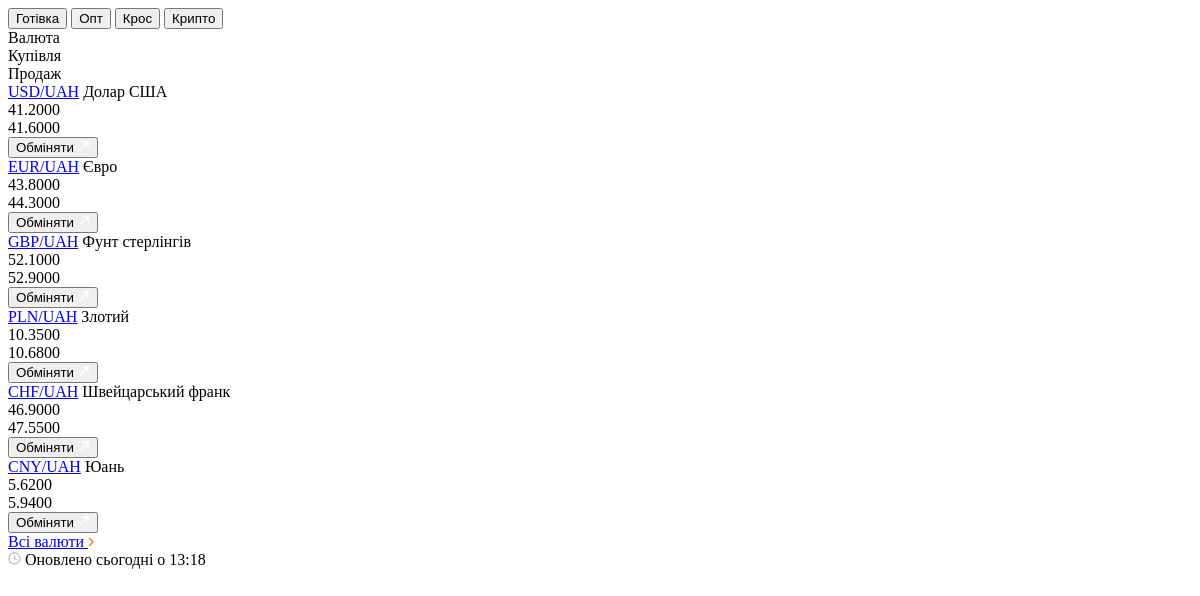
/partials/rates/, run on an earlier commit of the app's database.
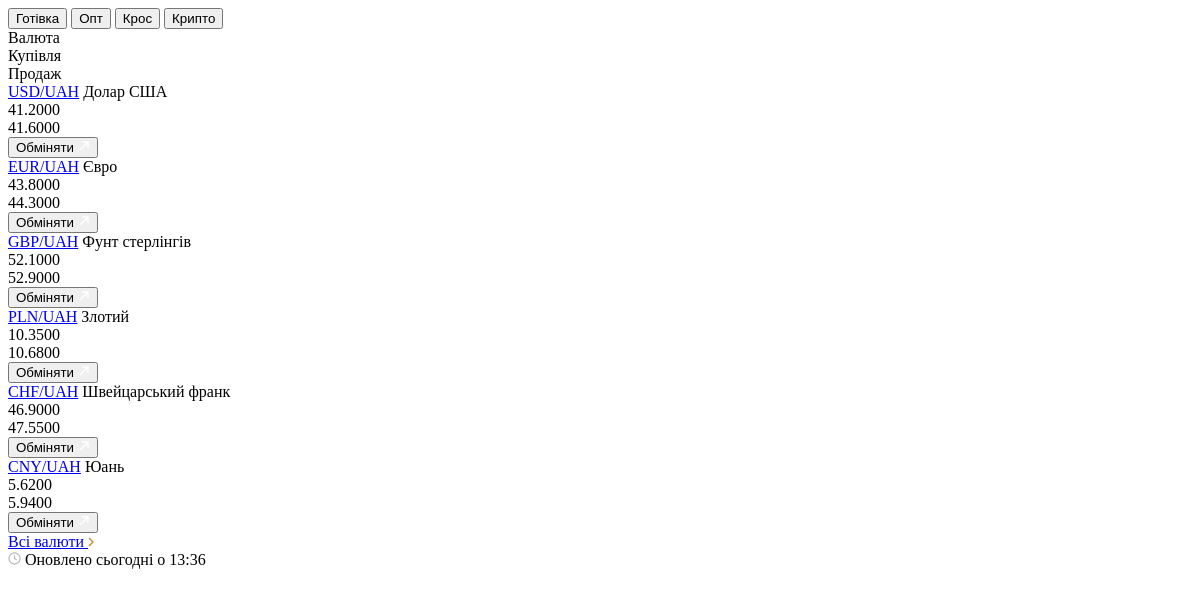
And on a later commit of the database.
### src/rates/models.py (models this page shows, shortened)
class Quote(models.Model):
    pair = models.ForeignKey(
        CurrencyPair,
        on_delete=models.CASCADE,
        related_name='quotes',
        verbose_name='Пара',
    )
    board = models.CharField(
        'Дошка',
        max_length=16,
        choices=RateBoard.choices,
        default=RateBoard.RETAIL,
    )
    city = models.ForeignKey(
        City,
        on_delete=models.CASCADE,
        related_name='quotes',
        verbose_name='Місто',
        null=True,
        blank=True,
        help_text='Порожньо = глобальний курс',
    )
    buy = models.DecimalField('Купівля', max_digits=14, decimal_places=4)
    sell = models.DecimalField('Продаж', max_digits=14, decimal_places=4)
    updated_at = models.DateTimeField('Оновлено', default=timezone.now)
    is_active = models.BooleanField('Активний', default=True)
    class Meta:
        ordering = ['pair__sort_order', 'pair__code']
        verbose_name = 'Курс'
        verbose_name_plural = 'Курси'
        constraints = [
            models.UniqueConstraint(
                fields=['pair', 'board', 'city'],
                name='uniq_quote_pair_board_city',
            ),
        ]

### src/core/views.py (the view)
# urls.py: path('partials/rates/', views.rates_partial, name='rates_partial'),
def rates_partial(request):
    board = request.GET.get('board', RateBoard.RETAIL)
    if board not in RateBoard.values:
        board = RateBoard.RETAIL
    rows, updated_at = get_quotes_for_city(request.city, board)
    home_compact = request.GET.get('home') == '1'
    if home_compact and board == RateBoard.RETAIL:
        preferred = {'USD': 0, 'EUR': 1, 'PLN': 2}
        rows = sorted(
            rows,
            key=lambda r: preferred.get(r['pair'].code.split('/')[0], 90),
        )
    return render(request, 'partials/rates_table.html', {
        'rate_rows': rows,
        'rate_updated_at': updated_at,
        'active_board': board,
        'boards': RateBoard.choices,
        'hide_full_table_link': request.GET.get('hide_full') == '1',
        'home_rates_compact': home_compact,
    })

### src/core/breadcrumbs.py (called while the page is built)
def breadcrumbs_for_request(request):
    match = getattr(request, 'resolver_match', None)
    if not match:
        return None
    key = f'{match.namespace}:{match.url_name}'
    if key == 'core:home':
        return None
    builder = STATIC_TRAILS.get(key)
    if builder:
        return builder()
    return []

### src/core/context_processors.py (called while the page is built)
def site_chrome(request):
    settings = SiteSettings.load()
    city = getattr(request, 'city', None)
    phone = ''
    if city and city.phone:
        phone = city.phone
    elif settings.default_phone:
        phone = settings.default_phone
    return {
        'site_settings': settings,
        'active_city': city,
        'active_phone': phone,
        'cities': getattr(request, 'cities', []),
        'city_branches': getattr(request, 'city_branches', []),
        'breadcrumb_items': breadcrumbs_for_request(request),
        'footer_services': Service.objects.filter(is_active=True)[:6],
    }

### src/core/models.py (called while the page is built)
    @classmethod
    def load(cls):
        cached = cache.get('site_settings')
        if cached is not None:
            return cached
        obj, _ = cls.objects.get_or_create(pk=1)
        cache.set('site_settings', obj, 300)
        return obj

### templates/partials/rates_table.html (shortened to what the changed rows need)
{% load content_format %}
<div id="rates-panel" class="rates-card" data-qa="rates-panel">
  <div class="rates-table">
    <div class="rates-table__foot">
      {% if not hide_full_table_link %}
      <a class="link-accent" href="{% url 'rates:rates_page' %}">Всі валюти
        <svg width="6" height="10" viewBox="0 0 6 10" aria-hidden="true"><path d="M1 1l4 4-4 4" stroke="#CA8D42" fill="none" stroke-width="1.5"></path></svg>
      </a>
      {% else %}
      <span></span>
      {% endif %}
      <div class="rates-updated">
        <svg width="13" height="13" viewBox="0 0 14 14" aria-hidden="true"><circle cx="7" cy="7" r="6" stroke="#B3B4B6" fill="none" stroke-width="1.2"></circle><path d="M7 3.5V7l2.3 1.4" stroke="#B3B4B6" fill="none" stroke-width="1.2"></path></svg>
        {% if rate_updated_at %}Оновлено сьогодні о {{ rate_updated_at|date:"H:i" }}{% else %}Курси зʼявляться незабаром{% endif %}
      </div>
    </div>
  </div>
</div>

What changed in the data, as far as the page shows it:
changed Quote: updated_at "13:18" → "13:36"
